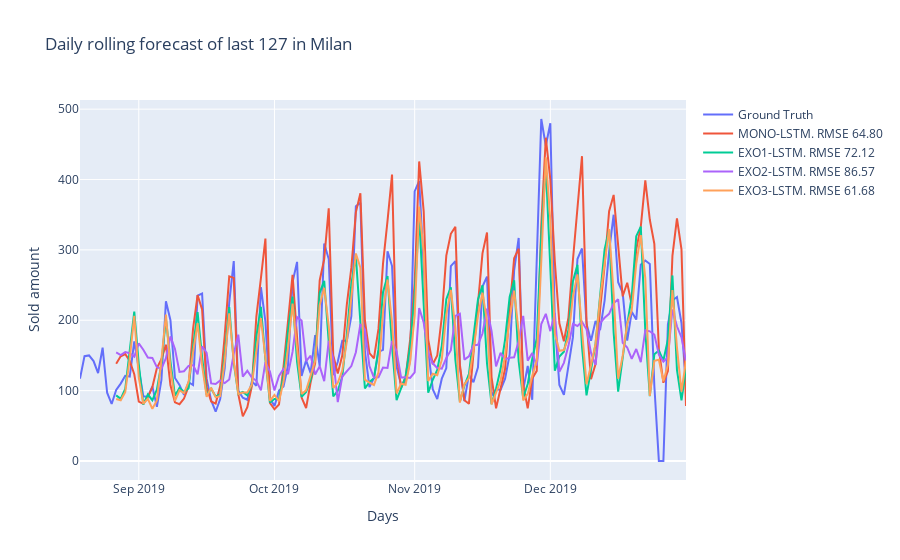
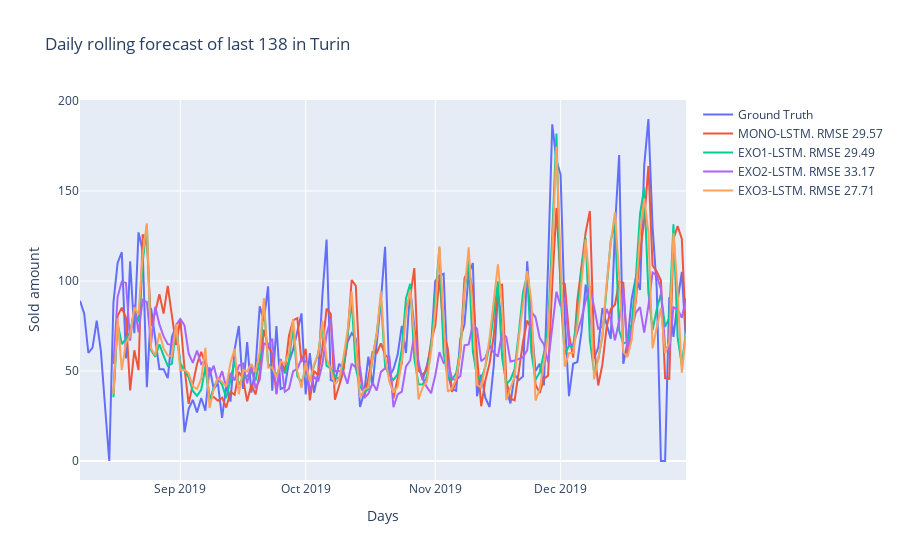
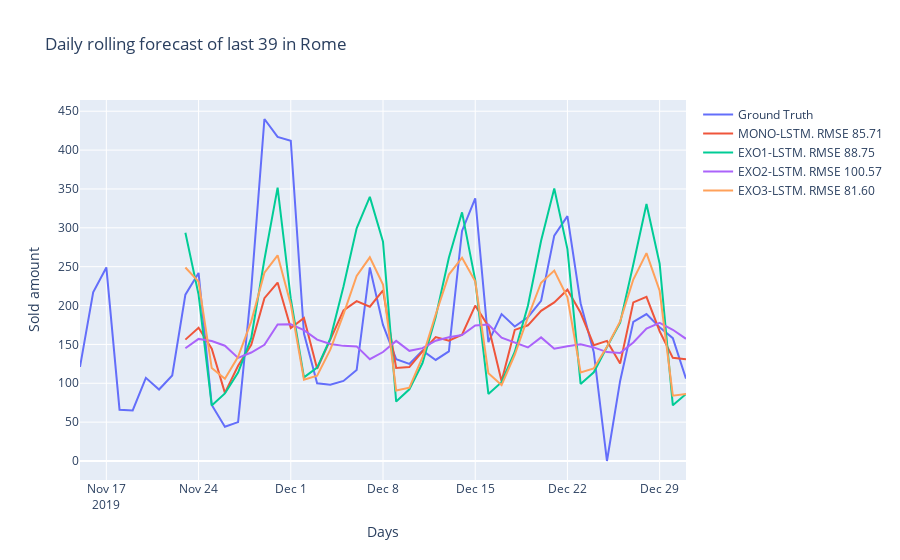

Write notebook code for charts like these, in order.
### Markdown cell above
# Forecasting evaluation

### Code cell
single_run_results = []
me_results = []
n_runs = 1
for dataset in datasets:
    print("Running forecasting for sales in", dataset, "\n")
    for run in range(n_runs):
        print ("Run #", run+1)

        # Add day of week as one hot encoded signal before running the lstm model
        full_dataset = datasets[dataset]

        # Create training and test data
        train, test = ts_train_test_split(full_dataset, 0.1)
        print(train.shape, test.shape)

        # Extract the columns which display most correlation with the value we are trying to predict.
        mono_input_features = [0]
        exo1_input_features = [0, 1, 2, 3, 4]
        exo2_input_features = [0] + list(range(5,full_dataset.shape[1]))
        exo3_input_features = [0, 1, 2, 3, 4, 5, full_dataset.shape[1]-1] 
        print("MONO-LSTM input features:", mono_input_features)
        print("EXO1 (+ sincos day) input features :", exo1_input_features)
        print("EXO2 (+ weather exog) input features :", exo2_input_features)
        print("EXO3 (+ all exog) input features :", exo3_input_features)
        print()

        ## LSTM
        # Define lstm input and output size
        lstm_in_len = 7
        lstm_out_len = 1
        
        # Define the LSTM Models and their Optimizer objects
        mono_LSTM_Model, mono_opt_obj = define_LSTM_Model(mono_input_features)
        exo1_LSTM_Model, exo1_opt_obj = define_LSTM_Model(exo1_input_features)
        exo2_LSTM_Model, exo2_opt_obj = define_LSTM_Model(exo2_input_features)
        exo3_LSTM_Model, exo3_opt_obj = define_LSTM_Model(exo3_input_features)

        # 1) MONO-LSTM data
        mono_inp_tr, mono_out_tr, mono_inp_te, mono_out_te = prepare_for_network(train, test, mono_input_features, in_len=lstm_in_len, out_len=lstm_out_len)
        mono_x_train=torch.cat((torch.Tensor(mono_inp_tr),torch.Tensor(mono_out_tr)),1)
        mono_x_test=torch.Tensor(mono_inp_te)
        
        # 2) EXO1-LSTM data
        exo1_inp_tr, exo1_out_tr, exo1_inp_te, exo1_out_te = prepare_for_network(train, test, exo1_input_features, in_len=lstm_in_len, out_len=lstm_out_len)
        exo1_x_train=torch.cat((torch.Tensor(exo1_inp_tr),torch.Tensor(exo1_out_tr)),1)
        exo1_x_test=torch.Tensor(exo1_inp_te)

        # 3) EXO2-LSTM data
        exo2_inp_tr, exo2_out_tr, exo2_inp_te, exo2_out_te = prepare_for_network(train, test, exo2_input_features, in_len=lstm_in_len, out_len=lstm_out_len)
        exo2_x_train=torch.cat((torch.Tensor(exo2_inp_tr),torch.Tensor(exo2_out_tr)),1)
        exo2_x_test=torch.Tensor(exo2_inp_te)

        # 2) EXO3-LSTM data
        exo3_inp_tr, exo3_out_tr, exo3_inp_te, exo3_out_te = prepare_for_network(train, test, exo3_input_features, in_len=lstm_in_len, out_len=lstm_out_len)
        exo3_x_train=torch.cat((torch.Tensor(exo3_inp_tr),torch.Tensor(exo3_out_tr)),1)
        exo3_x_test=torch.Tensor(exo3_inp_te)
        
        # Train all the LSTMs 
        print("Training the MONO-LSTM model...")
        mono_opt_obj.train(mono_x_train[:,:-1],mono_x_train[:,1:],mono_x_train[:,:-1],mono_x_train[:,1:], \
                           do_teacher_forcing=True, n_epochs=21, batch_size=64)
        print("Done\n")
        print("Training the EXO1-LSTM model...")
        exo1_opt_obj.train(exo1_x_train[:,:-1],exo1_x_train[:,1:],exo1_x_train[:,:-1],exo1_x_train[:,1:], \
                           do_teacher_forcing=True, n_epochs=21, batch_size=64)
        print("Done\n")
        print("Training the EXO2-LSTM model...")
        exo2_opt_obj.train(exo2_x_train[:,:-1],exo2_x_train[:,1:],exo2_x_train[:,:-1],exo2_x_train[:,1:], \
                           do_teacher_forcing=True, n_epochs=21, batch_size=64)
        print("Done\n")
        print("Training the EXO3-LSTM model...")
        exo3_opt_obj.train(exo3_x_train[:,:-1],exo3_x_train[:,1:],exo3_x_train[:,:-1],exo3_x_train[:,1:], \
                           do_teacher_forcing=True, n_epochs=21, batch_size=64)
        print("Done\n")        

        # Make predictions using the trained networks
        mono_pred = mono_LSTM_Model(mono_x_test, lstm_out_len)
        exo1_pred = exo1_LSTM_Model(exo1_x_test, lstm_out_len)
        exo2_pred = exo2_LSTM_Model.predict_mono(exo2_x_test, lstm_out_len, exo2_x_test)
        exo3_pred = exo3_LSTM_Model.predict_mono(exo3_x_test, lstm_out_len, exo3_x_test)

        ## Check results of LSTM forecasts (calc erros)
        mean = np.mean(train.qty.values)
        std = np.std(train.qty.values)
        full_mono_pred = build_lstm_full_preds(mono_out_te, mono_pred, lstm_out_len, mean, std)
        mono_lstm_rmse = sm.tools.eval_measures.rmse(test.qty[lstm_in_len+1:].values, full_mono_pred)
        mono_lstm_mae = sm.tools.eval_measures.meanabs(test.qty[lstm_in_len+1:].values, full_mono_pred)
        
        full_exo1_pred = build_lstm_full_preds(exo1_out_te, exo1_pred, lstm_out_len, mean, std)
        exo1_lstm_rmse = sm.tools.eval_measures.rmse(test.qty[lstm_in_len+1:].values, full_exo1_pred)
        exo1_lstm_mae = sm.tools.eval_measures.meanabs(test.qty[lstm_in_len+1:].values, full_exo1_pred)
        
        full_exo2_pred = build_lstm_full_preds(exo2_out_te, exo2_pred, lstm_out_len, mean, std)
        exo2_lstm_rmse = sm.tools.eval_measures.rmse(test.qty[lstm_in_len+1:].values, full_exo2_pred)
        exo2_lstm_mae = sm.tools.eval_measures.meanabs(test.qty[lstm_in_len+1:].values, full_exo2_pred)
        
        full_exo3_pred = build_lstm_full_preds(exo3_out_te, exo3_pred, lstm_out_len, mean, std)
        exo3_lstm_rmse = sm.tools.eval_measures.rmse(test.qty[lstm_in_len+1:].values, full_exo3_pred)
        exo3_lstm_mae = sm.tools.eval_measures.meanabs(test.qty[lstm_in_len+1:].values, full_exo3_pred)
        
        
        ## New metric to show if typically the error is negative or positive
        mono_lstm_me = np.mean((test.qty[lstm_in_len+1:].values - full_mono_pred))
        exo1_lstm_me = np.mean((test.qty[lstm_in_len+1:].values - full_exo1_pred)/len(test.qty[lstm_in_len+1:].values))
        exo2_lstm_me = np.mean((test.qty[lstm_in_len+1:].values - full_exo2_pred)/len(test.qty[lstm_in_len+1:].values))
        exo3_lstm_me = np.mean((test.qty[lstm_in_len+1:].values - full_exo3_pred)/len(test.qty[lstm_in_len+1:].values))

        fig = go.Figure()
        full_labels = test.index
        pred_labels = test.index[lstm_in_len+1:]
        fig.add_trace(go.Scatter(x=full_labels, y=test.qty,
                    mode='lines', name='Ground Truth'))
        fig.add_trace(go.Scatter(x=pred_labels, y=full_mono_pred,
                     mode='lines', name="MONO-LSTM. RMSE %.2f" % mono_lstm_rmse ))
        fig.add_trace(go.Scatter(x=pred_labels, y=full_exo1_pred,
                     mode='lines', name="EXO1-LSTM. RMSE %.2f" % exo1_lstm_rmse))
        fig.add_trace(go.Scatter(x=pred_labels, y=full_exo2_pred,
                     mode='lines', name="EXO2-LSTM. RMSE %.2f" % exo2_lstm_rmse))
        fig.add_trace(go.Scatter(x=pred_labels, y=full_exo3_pred,
                     mode='lines', name="EXO3-LSTM. RMSE %.2f" % exo3_lstm_rmse))
        
        ## add dates for the axis
        fig.update_layout(
            title="Daily rolling forecast of last " + str(mono_inp_te.shape[0]) + " in " + dataset,
            xaxis_title="Days",
            yaxis_title="Sold amount",
        )
        fig.show()
        pltio.write_html(fig, dataset+"-daily-sales-results.html" + str(1))

        single_run_results.append([dataset, mono_lstm_rmse, exo1_lstm_rmse, exo2_lstm_rmse, \
                                   exo3_lstm_rmse, mono_lstm_mae, exo1_lstm_mae, exo2_lstm_mae, exo3_lstm_mae
                                  ])
    
        me_results.append([dataset, mono_lstm_me, exo1_lstm_me, exo2_lstm_me, exo3_lstm_me])

        print()
